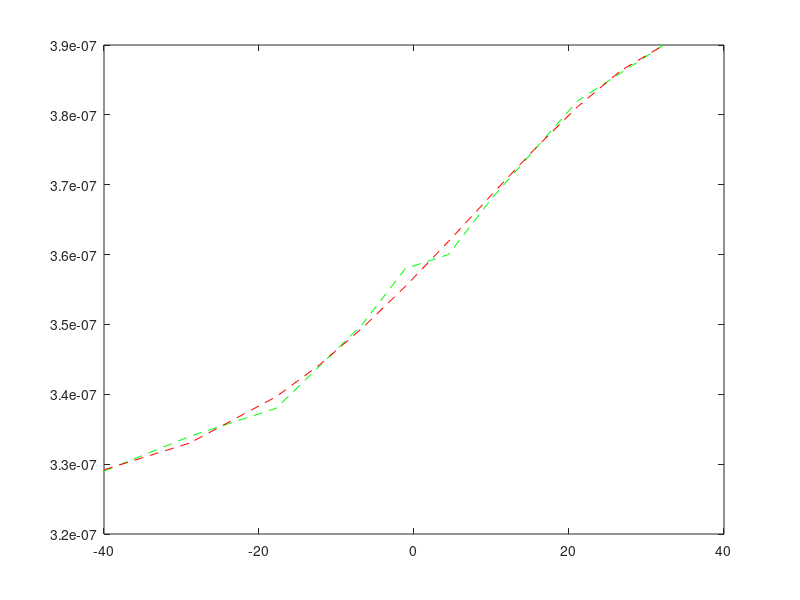

This chart was generated by the following MATLAB code:
%% Calculates the Dynamic V
T = [-40; -20; 0; 10; 20; 30; 40; 50; 60; 70; 80; 90];
T = (T - 32)./1.80;
mu = [3.29; 3.34; 3.38; 3.44; 3.50; 3.58; 3.60; 3.68; 3.75; 3.82; 3.86; 3.90]*10^-7;
  
P = polyfit(T,mu,4)
mu_new = polyval(P,T);
plot(T,mu,'g--',T,mu_new,'r--')
